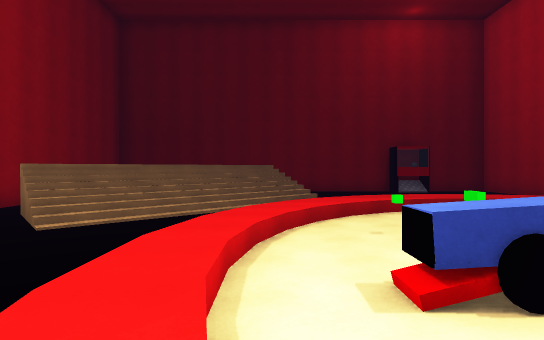
view 1 (above)

13 first-person views from a walk through a 3-D level made in the Unity game engine. The camera is 1.3 m above the floor, looks level and sees 80° across. The floor is counted in squares, 2 m on a side. Each view is taken from the middle of a square. On the plan, view 1 faces up. The plan holds only what a view shows up to about 10 squares ahead; the rest is blank. The place goes on beyond the plan. The player character is not drawn. Surface patterns are stand-ins for the level's own textures.

view 2
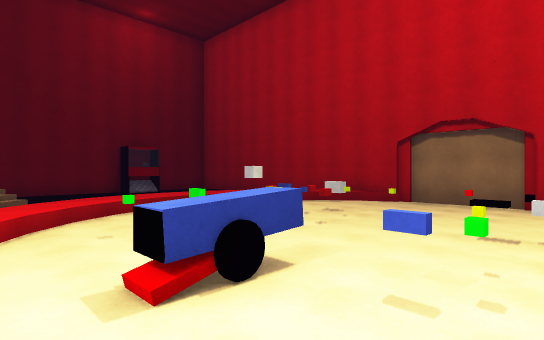

view 3
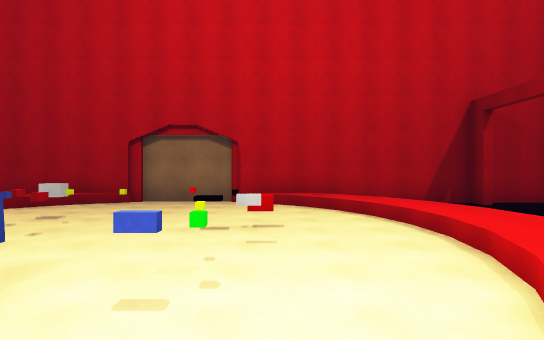

view 4
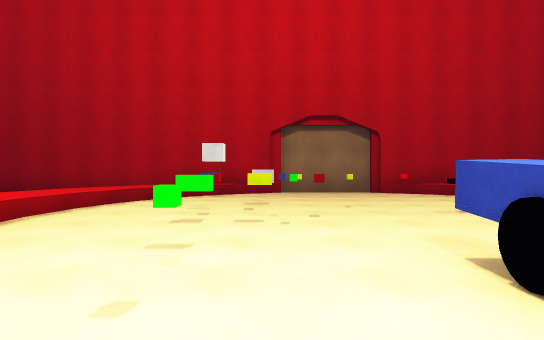

view 5
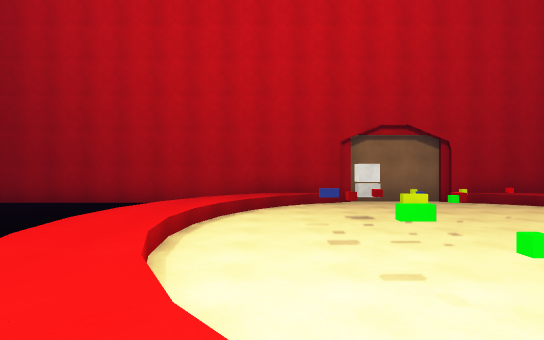

view 6
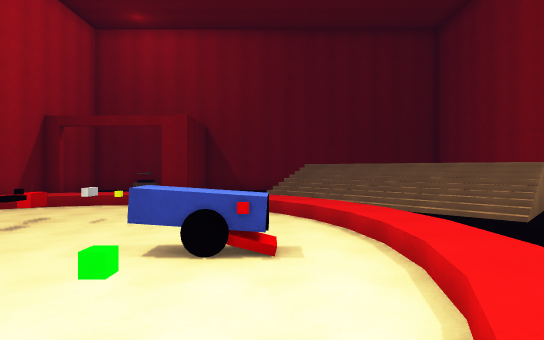

view 7
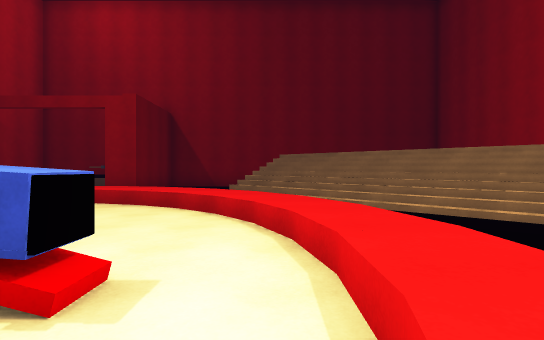

view 8
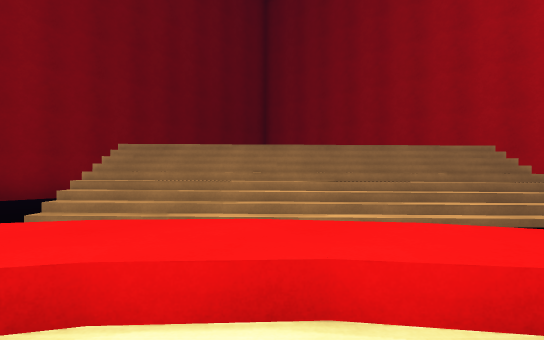

view 9
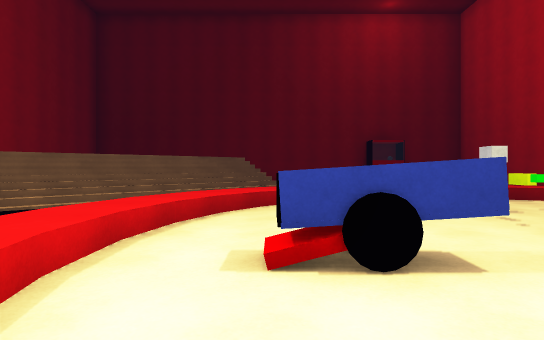

view 10
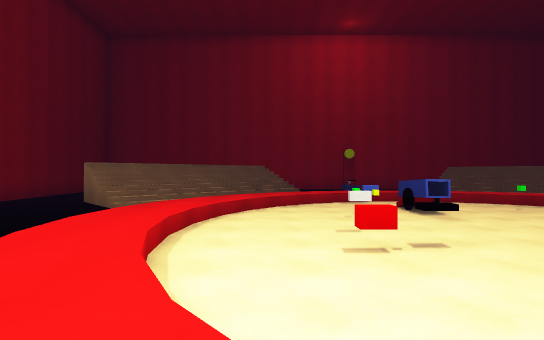

view 11
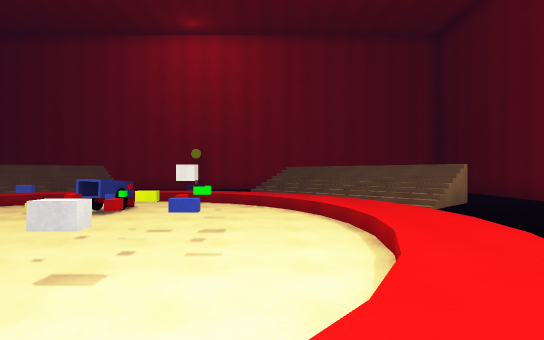

view 12
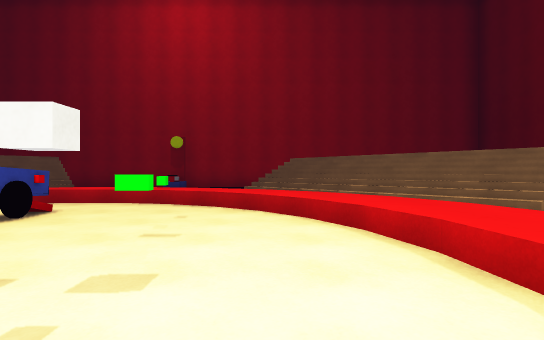

view 13
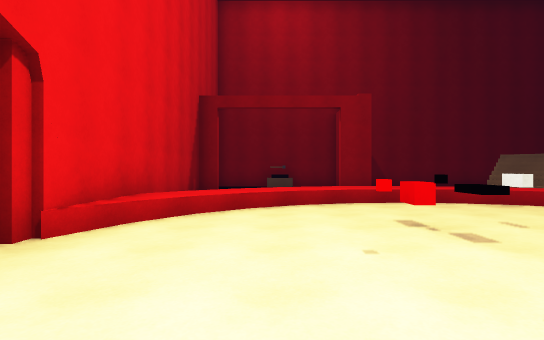

### Floor plan
Key: @ floor where view 1 was taken; # wall or solid block; . main floor; : floor 0.5 m higher than the main floor; / step, stairs or slope; ^ raised ledge; v drop or lower ground; O other object.
Columns run from 4 left of view 1 to 10 right of it. Each row starts with its distance up from view 1.
 11    v#vv      #
 10   #^vvvvvvv v#
  9  #^vvv vvvv  #
  8 #vvvvv/::::/ #
  7 vvvvv://..//:##
  6 vvv //...O../:#
  5 vvvv/.OO.OO../#
  4   v//...OOO../#
  3   v:.....OO...#
  2   v:.OO.......#
  1   v//.OO. O../#
  0 vvvv@..OOO.../#
 -1 vvvv//....../:#
 -2 ^vvvv://..//:##
 -3 #^vvvv/::::/v#
 -4  #^vvv vvvv  #
 -5   #^vvvvv  vv#
 -6    #^v  #v   #

Positions as (right, up) in squares from view 1, and headings:
1: (0, 0), facing up
2: (0, 0), facing up-right
3: (0, 0), facing right
4: (0, 4), facing right
5: (0, 6), facing right
6: (1, 6), facing down
7: (0, 4), facing down
8: (2, 0), facing down-left
9: (1, 0), facing up
10: (9, -1), facing left
11: (9, 6), facing left
12: (6, 6), facing left
13: (7, 4), facing down
